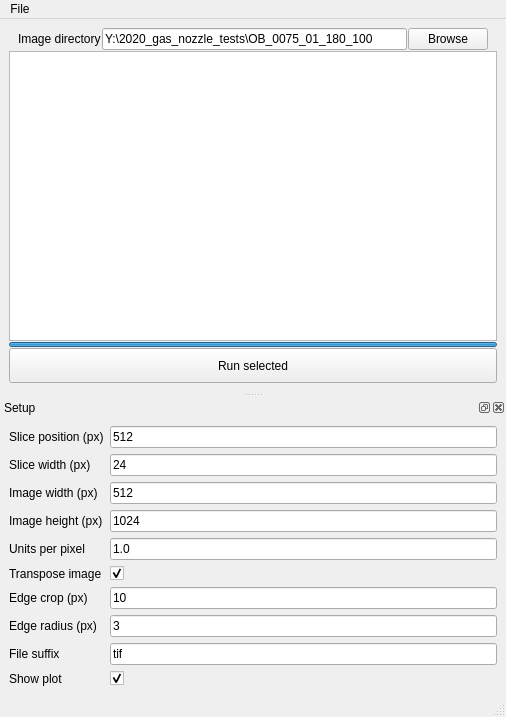
<?xml version="1.0" encoding="UTF-8"?>
<ui version="4.0">
 <class>MainWindow</class>
 <widget class="QMainWindow" name="MainWindow">
  <property name="geometry">
   <rect>
    <x>0</x>
    <y>0</y>
    <width>506</width>
    <height>717</height>
   </rect>
  </property>
  <property name="windowTitle">
   <string>Jet diagnostics tool - v0.2</string>
  </property>
  <property name="windowIcon">
   <iconset>
    <normaloff>icon.png</normaloff>icon.png</iconset>
  </property>
  <property name="documentMode">
   <bool>false</bool>
  </property>
  <widget class="QWidget" name="centralwidget">
   <layout class="QVBoxLayout" name="verticalLayout_2">
    <property name="spacing">
     <number>1</number>
    </property>
    <property name="topMargin">
     <number>9</number>
    </property>
    <item>
     <layout class="QHBoxLayout" name="horizontalLayout_3">
      <property name="leftMargin">
       <number>9</number>
      </property>
      <property name="topMargin">
       <number>0</number>
      </property>
      <property name="rightMargin">
       <number>9</number>
      </property>
      <property name="bottomMargin">
       <number>0</number>
      </property>
      <item>
       <widget class="QLabel" name="label_6">
        <property name="text">
         <string>Image directory</string>
        </property>
       </widget>
      </item>
      <item>
       <widget class="QLineEdit" name="lineEdit_6">
        <property name="text">
         <string>Y:\2020_gas_nozzle_tests\OB_0075_01_180_100</string>
        </property>
       </widget>
      </item>
      <item>
       <widget class="QPushButton" name="pushButton_2">
        <property name="text">
         <string>Browse</string>
        </property>
       </widget>
      </item>
     </layout>
    </item>
    <item>
     <widget class="QTableView" name="tableView">
      <property name="locale">
       <locale language="English" country="UnitedStates"/>
      </property>
      <property name="selectionBehavior">
       <enum>QAbstractItemView::SelectRows</enum>
      </property>
      <attribute name="horizontalHeaderStretchLastSection">
       <bool>true</bool>
      </attribute>
     </widget>
    </item>
    <item>
     <layout class="QHBoxLayout" name="horizontalLayout">
      <item>
       <widget class="QProgressBar" name="progressBar">
        <property name="maximumSize">
         <size>
          <width>16777215</width>
          <height>5</height>
         </size>
        </property>
        <property name="value">
         <number>100</number>
        </property>
        <property name="textVisible">
         <bool>false</bool>
        </property>
        <property name="orientation">
         <enum>Qt::Horizontal</enum>
        </property>
        <property name="invertedAppearance">
         <bool>false</bool>
        </property>
       </widget>
      </item>
     </layout>
    </item>
    <item>
     <widget class="QPushButton" name="pushButton">
      <property name="sizePolicy">
       <sizepolicy hsizetype="Minimum" vsizetype="Fixed">
        <horstretch>0</horstretch>
        <verstretch>0</verstretch>
       </sizepolicy>
      </property>
      <property name="minimumSize">
       <size>
        <width>0</width>
        <height>35</height>
       </size>
      </property>
      <property name="text">
       <string>Run selected</string>
      </property>
      <property name="iconSize">
       <size>
        <width>16</width>
        <height>16</height>
       </size>
      </property>
     </widget>
    </item>
   </layout>
  </widget>
  <widget class="QMenuBar" name="menubar">
   <property name="geometry">
    <rect>
     <x>0</x>
     <y>0</y>
     <width>506</width>
     <height>21</height>
    </rect>
   </property>
   <widget class="QMenu" name="menuFle">
    <property name="title">
     <string>File</string>
    </property>
    <addaction name="actionExport"/>
    <addaction name="separator"/>
    <addaction name="actionExit"/>
   </widget>
   <addaction name="menuFle"/>
  </widget>
  <widget class="QStatusBar" name="statusbar"/>
  <widget class="QDockWidget" name="dockWidget">
   <property name="windowTitle">
    <string>Setup</string>
   </property>
   <attribute name="dockWidgetArea">
    <number>8</number>
   </attribute>
   <widget class="QWidget" name="dockWidgetContents">
    <layout class="QVBoxLayout" name="verticalLayout">
     <item>
      <layout class="QFormLayout" name="formLayout">
       <item row="0" column="0">
        <widget class="QLabel" name="slicePositionLabel">
         <property name="text">
          <string>Slice position (px)</string>
         </property>
        </widget>
       </item>
       <item row="0" column="1">
        <widget class="QLineEdit" name="slicePositionLineEdit">
         <property name="text">
          <string>512</string>
         </property>
        </widget>
       </item>
       <item row="1" column="0">
        <widget class="QLabel" name="sliceWidthLabel">
         <property name="text">
          <string>Slice width (px)</string>
         </property>
        </widget>
       </item>
       <item row="1" column="1">
        <widget class="QLineEdit" name="sliceWidthLineEdit">
         <property name="text">
          <string>24</string>
         </property>
        </widget>
       </item>
       <item row="2" column="0">
        <widget class="QLabel" name="imageWidthPxLabel">
         <property name="text">
          <string>Image width (px)</string>
         </property>
        </widget>
       </item>
       <item row="2" column="1">
        <widget class="QLineEdit" name="imageWidthPxLineEdit">
         <property name="text">
          <string>512</string>
         </property>
        </widget>
       </item>
       <item row="3" column="0">
        <widget class="QLabel" name="imageHeightPxLabel">
         <property name="text">
          <string>Image height (px)</string>
         </property>
        </widget>
       </item>
       <item row="3" column="1">
        <widget class="QLineEdit" name="imageHeightPxLineEdit">
         <property name="text">
          <string>1024</string>
         </property>
        </widget>
       </item>
       <item row="4" column="0">
        <widget class="QLabel" name="unitsPerPixelLabel">
         <property name="text">
          <string>Units per pixel</string>
         </property>
        </widget>
       </item>
       <item row="4" column="1">
        <widget class="QLineEdit" name="unitsPerPixelLineEdit">
         <property name="text">
          <string>1.0</string>
         </property>
        </widget>
       </item>
       <item row="5" column="0">
        <widget class="QLabel" name="transposeImageLabel">
         <property name="text">
          <string>Transpose image</string>
         </property>
        </widget>
       </item>
       <item row="5" column="1">
        <widget class="QCheckBox" name="transposeImageCheckBox">
         <property name="checked">
          <bool>true</bool>
         </property>
        </widget>
       </item>
       <item row="6" column="0">
        <widget class="QLabel" name="edgeCropPxLabel">
         <property name="text">
          <string>Edge crop (px)</string>
         </property>
        </widget>
       </item>
       <item row="6" column="1">
        <widget class="QLineEdit" name="edgeCropPxLineEdit">
         <property name="text">
          <string>10</string>
         </property>
        </widget>
       </item>
       <item row="8" column="0">
        <widget class="QLabel" name="fileSuffixLabel">
         <property name="text">
          <string>File suffix</string>
         </property>
        </widget>
       </item>
       <item row="8" column="1">
        <widget class="QLineEdit" name="fileSuffixLineEdit">
         <property name="text">
          <string>tif</string>
         </property>
        </widget>
       </item>
       <item row="9" column="0">
        <widget class="QLabel" name="showPlotLabel">
         <property name="text">
          <string>Show plot</string>
         </property>
        </widget>
       </item>
       <item row="9" column="1">
        <widget class="QCheckBox" name="showPlotCheckBox">
         <property name="checked">
          <bool>true</bool>
         </property>
        </widget>
       </item>
       <item row="7" column="0">
        <widget class="QLabel" name="peakSearchRadiusLabel">
         <property name="text">
          <string>Edge radius (px)</string>
         </property>
        </widget>
       </item>
       <item row="7" column="1">
        <widget class="QLineEdit" name="peakSearchRadiusLineEdit">
         <property name="text">
          <string>3</string>
         </property>
        </widget>
       </item>
      </layout>
     </item>
    </layout>
   </widget>
  </widget>
  <action name="actionImport_TIFF_files">
   <property name="text">
    <string>Import TIFF files</string>
   </property>
  </action>
  <action name="actionExport">
   <property name="text">
    <string>Save</string>
   </property>
  </action>
  <action name="actionExit">
   <property name="text">
    <string>Exit</string>
   </property>
  </action>
  <action name="actionImport_preferences">
   <property name="text">
    <string>Import setup</string>
   </property>
  </action>
  <action name="actionExport_Setup">
   <property name="text">
    <string>Export setup</string>
   </property>
  </action>
 </widget>
 <resources/>
 <connections>
  <connection>
   <sender>pushButton</sender>
   <signal>clicked()</signal>
   <receiver>MainWindow</receiver>
   <slot>on_run_clicked()</slot>
   <hints>
    <hint type="sourcelabel">
     <x>491</x>
     <y>57</y>
    </hint>
    <hint type="destinationlabel">
     <x>8</x>
     <y>591</y>
    </hint>
   </hints>
  </connection>
  <connection>
   <sender>pushButton_2</sender>
   <signal>clicked()</signal>
   <receiver>MainWindow</receiver>
   <slot>on_browse_clicked()</slot>
   <hints>
    <hint type="sourcelabel">
     <x>381</x>
     <y>51</y>
    </hint>
    <hint type="destinationlabel">
     <x>505</x>
     <y>263</y>
    </hint>
   </hints>
  </connection>
 </connections>
 <slots>
  <slot>on_image_diretory_changed()</slot>
  <slot>on_setup_changed()</slot>
  <slot>on_run_clicked()</slot>
  <slot>on_browse_clicked()</slot>
 </slots>
</ui>
